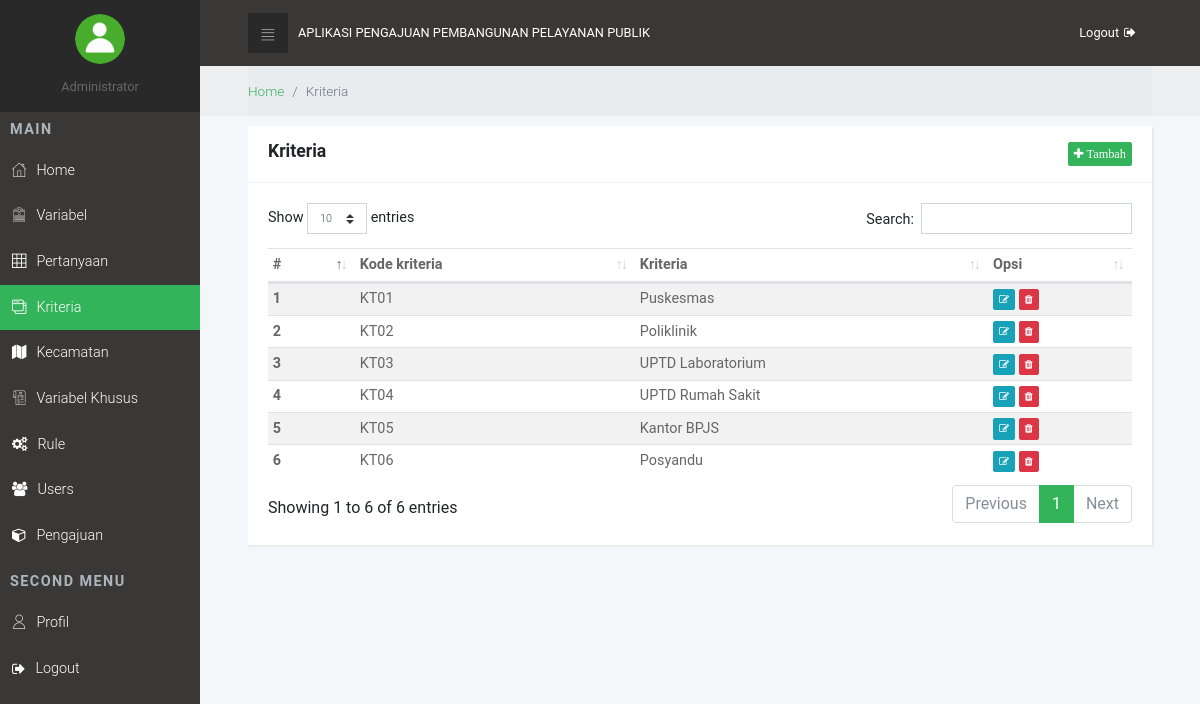
The app's page /index.php/admin/kriteria with its own data.
### tables this page shows
CREATE TABLE `tb_kriteria` (
  `id` int(11) NOT NULL AUTO_INCREMENT,
  `kode_kriteria` varchar(4) DEFAULT NULL,
  `kriteria` varchar(100) DEFAULT NULL,
  PRIMARY KEY (`id`)
);

### application/controllers/admin/Kriteria.php (called while the page is built, shortened)
<?php
class Kriteria extends CI_Controller {
	public function __construct(){
		$this->load->model('model_kriteria');
	}
	public function index()
	{
		$cek_kode = $this->db->query("SELECT max(kode_kriteria) as maxKode FROM tb_kriteria");
		foreach ($cek_kode ->result_array() as $row){
	        $kode   = $row['maxKode'];
	        $noUrut = (int) substr($kode, 2, 2);
				$noUrut++;
			$kode_karakter = "KT";
			$kode 		   = $kode_karakter . sprintf("%02s", $noUrut);
			$data['kode_kriteria'] = $kode;
			$data['data_kriteria'] = $this->model_kriteria->data_kriteria();
			$this->load->view('admin/kriteria/kriteria', $data);
	    }
	}
}

### index.php (called while the page is built, shortened)
<?php
require_once BASEPATH.'core/CodeIgniter.php';

### application/models/Model_kriteria.php (called while the page is built, shortened)
<?php
class Model_kriteria extends CI_Model{
	public function data_kriteria() {
		$data = $this->db->query('SELECT * FROM tb_kriteria ORDER BY id ASC');
		return $data->result();
	}
}

### application/views/admin/kriteria/kriteria.php (the view, shortened to what this page needs)
<!DOCTYPE html>
<html>
  <head>
    <link rel="stylesheet" type="text/css" href="<?php echo base_url()?>assets/css/dataTables.bootstrap4.min.css">
  </head>
  <body>
    <div class="page">
      <div class="breadcrumb-holder">
        <div class="container-fluid">
          <ul class="breadcrumb">
            <li class="breadcrumb-item"><a href="<?php echo base_url()?>admin/dashboard">Home</a></li>
            <li class="breadcrumb-item active">Kriteria</li>
          </ul>
        </div>
      </div>
      <section>
        <div class="container-fluid">
          <div style="height: 10px"></div>
          <div class="row">
            <div class="col-lg-12">
              <div class="card">
                <div class="card-header">
                  <h4>Kriteria
                  <button style="float: right;" type="button" data-toggle="modal" data-target="#myModal" class="btn btn-xs btn-primary"><i class="fa fa-plus"> Tambah</i></button>
                  </h4>
                </div>
                <div class="card-body">
                  <div class="table-responsive">
                    <table id="example" class="table table-striped table-sm">
                      <thead>
                        <tr>
                          <th>#</th>
                          <th>Kode kriteria</th>
                          <th>Kriteria</th>
                          <th>Opsi</th>
                        </tr>
                      </thead>
                      <tbody>
                        <?php $no=1; foreach ($data_kriteria as $row) { ?>
                        <tr>
                          <th scope="row"><?php echo $no ?></th>
                          <td><?php echo $row->kode_kriteria ?></td>
                          <td><?php echo $row->kriteria ?></td>
                          <td>
                              <a href="<?php echo base_url()?>admin/kriteria/edit/<?php echo $row->id ?>" class="btn btn-xs btn-info"><i class="fa fa-edit"> </i></a>
                              <a href="<?php echo base_url()?>admin/kriteria/hapus/<?php echo $row->id ?>" class="btn btn-xs btn-danger"><i class="fa fa-trash"> </i></a>
                          </td>
                        </tr>
                        <?php $no++;  } ?>
                      </tbody>
                    </table>
                  </div>
                </div>
              </div>
            </div>
          </div>
        </div>
      </section>
  </body>
</html>

### assets/css/style.default.css (style rules this page uses)
a { display: inline-block; text-decoration: none; color: #fff; }
body { overflow-x: hidden; }
i { display: inline-block; }
table { font-size: 0.9em; color: #666; }
.btn-xs { font-size: 0.7em !important; padding: 2px 5px !important; border-radius: 2px !important; }
.page { position: absolute; top: 0; right: 0; -webkit-transition: width 0.3s linear; transition: width 0.3s linear; width: calc(100% - 200px); background-color: #F4F7FA; min-height: 100vh; padding-bottom: 50px; }
.breadcrumb-holder { background: #eceeef; }
.breadcrumb-holder .breadcrumb { padding: 15px 0; font-size: 0.85em; font-weight: 300; color: #999; margin-bottom: 0; }
.card { margin-bottom: 30px; -webkit-box-shadow: 1px 1px 2px rgba(0, 0, 0, 0.1); box-shadow: 1px 1px 2px rgba(0, 0, 0, 0.1); }
.card-header h1, .card-header h2, .card-header h3, .card-header h4, .card-header h5, .card-header h6 { margin-bottom: 0; }
@media (min-width: 768px) { .container-fluid { padding: 0 3rem; } }
button { cursor: pointer; }
.btn { font-weight: 400; border: 1px solid transparent; padding: 0.45rem 0.75rem; font-size: 0.9rem; line-height: 1.5; border-radius: 0; -webkit-transition: color 0.15s ease-in-out, background-color 0.15s ease-in-out, border-color 0.15s ease-in-out, -webkit-box-shadow 0.15s ease-in-out; transition: color 0.15s ease-in-out, background-color 0.15s ease-in-out, border-color 0.15s ease-in-out, -webkit-box-shadow 0.15s ease-in-out; transition: color 0.15s ease-in-out, background-color 0.15s ease-in-out, border-color 0.15s ease-in-out, box-shadow 0.15s ease-in-out; transition: color 0.15s ease-in-out, background-color 0.15s ease-in-out, border-color 0.15s ease-in-out, box-shadow 0.15s ease-in-out, -webkit-box-shadow 0.15s ease-in-out; }
.btn-primary { color: color-yiq(#33b35a); background-color: #33b35a; border-color: #33b35a; }
.btn-info { color: color-yiq(#17a2b8); background-color: #17a2b8; border-color: #17a2b8; }
.btn-danger { color: color-yiq(#dc3545); background-color: #dc3545; border-color: #dc3545; }
body { font-family: "Roboto", sans-serif; font-size: 1rem; font-weight: 400; line-height: 1.5; color: #212529; background-color: #fff; }
a { color: #33b35a; text-decoration: none; }
h1, h2, h3, h4, h5, h6, .h1, .h2, .h3, .h4, .h5, .h6 { margin-bottom: 0.5rem; font-family: inherit; font-weight: 700; line-height: 1.1; color: inherit; }
h4, .h4 { font-size: 1.1rem; }
.card { background-color: #fff; border: 0 solid #eee; border-radius: 0; }
.card-body { padding: 1.25rem; }
.card-header { padding: 1rem 1.25rem; background-color: #fff; border-bottom: 1px solid #eee; }
.card-header:first-child { border-radius: 0 0 0 0; }

### records on screen
tb_kriteria: kode_kriteria "KT01", kriteria "Puskesmas"
tb_kriteria: kode_kriteria "KT02", kriteria "Poliklinik"
tb_kriteria: kode_kriteria "KT03", kriteria "UPTD Laboratorium"
tb_kriteria: kode_kriteria "KT04", kriteria "UPTD Rumah Sakit"
tb_kriteria: kode_kriteria "KT05", kriteria "Kantor BPJS"
tb_kriteria: kode_kriteria "KT06", kriteria "Posyandu"
